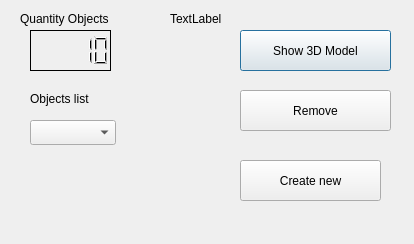
<?xml version="1.0" encoding="UTF-8"?>
<ui version="4.0">
 <class>Form_main</class>
 <widget class="QDialog" name="Form_main">
  <property name="geometry">
   <rect>
    <x>0</x>
    <y>0</y>
    <width>414</width>
    <height>244</height>
   </rect>
  </property>
  <property name="windowTitle">
   <string>Main Window</string>
  </property>
  <widget class="QPushButton" name="butt_show">
   <property name="geometry">
    <rect>
     <x>240</x>
     <y>30</y>
     <width>151</width>
     <height>41</height>
    </rect>
   </property>
   <property name="text">
    <string>Show 3D Model</string>
   </property>
  </widget>
  <widget class="QComboBox" name="combo_objectlist">
   <property name="geometry">
    <rect>
     <x>30</x>
     <y>120</y>
     <width>86</width>
     <height>25</height>
    </rect>
   </property>
  </widget>
  <widget class="QLabel" name="label">
   <property name="geometry">
    <rect>
     <x>30</x>
     <y>90</y>
     <width>101</width>
     <height>17</height>
    </rect>
   </property>
   <property name="text">
    <string>Objects list</string>
   </property>
  </widget>
  <widget class="QLabel" name="label_2">
   <property name="geometry">
    <rect>
     <x>20</x>
     <y>10</y>
     <width>121</width>
     <height>17</height>
    </rect>
   </property>
   <property name="text">
    <string>Quantity Objects</string>
   </property>
  </widget>
  <widget class="QLCDNumber" name="lcdNumber">
   <property name="geometry">
    <rect>
     <x>30</x>
     <y>30</y>
     <width>81</width>
     <height>41</height>
    </rect>
   </property>
   <property name="font">
    <font>
     <weight>75</weight>
     <italic>false</italic>
     <bold>true</bold>
     <stylestrategy>PreferAntialias</stylestrategy>
    </font>
   </property>
   <property name="cursor">
    <cursorShape>ArrowCursor</cursorShape>
   </property>
   <property name="mouseTracking">
    <bool>false</bool>
   </property>
   <property name="frameShape">
    <enum>QFrame::Box</enum>
   </property>
   <property name="frameShadow">
    <enum>QFrame::Plain</enum>
   </property>
   <property name="digitCount">
    <number>5</number>
   </property>
   <property name="intValue" stdset="0">
    <number>10</number>
   </property>
  </widget>
  <widget class="QPushButton" name="butt_remove">
   <property name="geometry">
    <rect>
     <x>240</x>
     <y>90</y>
     <width>151</width>
     <height>41</height>
    </rect>
   </property>
   <property name="text">
    <string>Remove</string>
   </property>
  </widget>
  <widget class="QPushButton" name="butt_create">
   <property name="geometry">
    <rect>
     <x>240</x>
     <y>160</y>
     <width>141</width>
     <height>41</height>
    </rect>
   </property>
   <property name="text">
    <string>Create new</string>
   </property>
  </widget>
  <widget class="QLabel" name="label_name_object">
   <property name="geometry">
    <rect>
     <x>170</x>
     <y>10</y>
     <width>67</width>
     <height>17</height>
    </rect>
   </property>
   <property name="text">
    <string>TextLabel</string>
   </property>
  </widget>
 </widget>
 <resources/>
 <connections/>
</ui>
